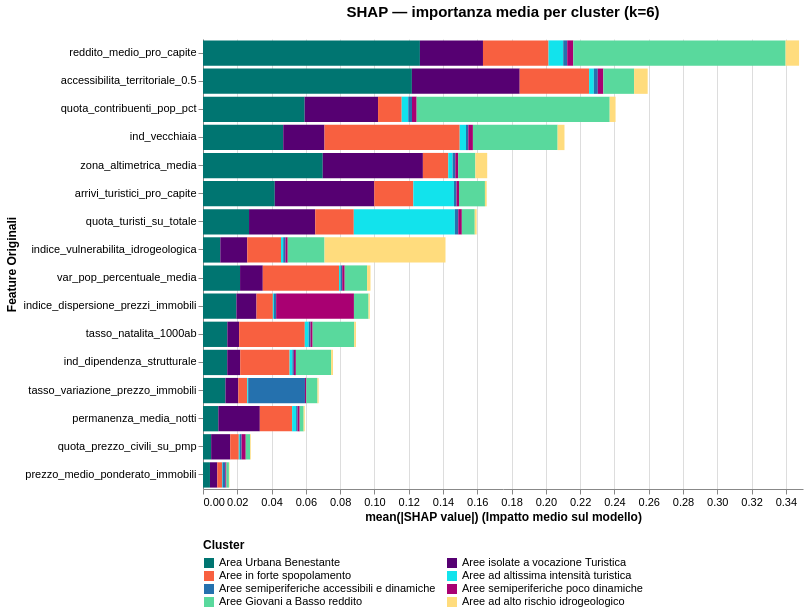

Write the Vega-Lite specification saved for this chart.
### Vega-Lite specification from a JSON file in a GitHub repository (floating-point values rounded to 4 significant figures)
{"background": "transparent", "view": {"stroke": "transparent"}, "axis": {"labelFontSize": 11, "titleFontSize": 12}, "header": {"labelFontSize": 11, "titleFontSize": 12}, "legend": {"titleFontSize": 12, "labelFontSize": 11}, "data": {"name": "data-a3a7c9bc78f72621f8b6fd84b81d434c"}, "mark": {"type": "bar"}, "config": {"axis": {"labelFontSize": 11, "titleFontSize": 12}, "background": "transparent", "header": {"labelFontSize": 11, "titleFontSize": 12}, "legend": {"titleFontSize": 12, "labelFontSize": 11}, "view": {"stroke": "transparent"}}, "encoding": {"color": {"field": "Cluster", "legend": {"columns": 2, "labelLimit": 300, "orient": "bottom", "title": "Cluster"}, "scale": {"domain": ["Area Urbana Benestante", "Aree isolate a vocazione Turistica", "Aree in forte spopolamento", "Aree ad altissima intensità turistica", "Aree semiperiferiche accessibili e dinamiche", "Aree semiperiferiche poco dinamiche", "Aree Giovani a Basso reddito", "Aree ad alto rischio idrogeologico"], "range": ["#007571", "#560072", "#F86040", "#12E3EC", "#2571AE", "#A90072", "#59D99D", "#FFDC7D"]}, "sort": ["Area Urbana Benestante", "Aree isolate a vocazione Turistica", "Aree in forte spopolamento", "Aree ad altissima intensità turistica", "Aree semiperiferiche accessibili e dinamiche", "Aree semiperiferiche poco dinamiche", "Aree Giovani a Basso reddito", "Aree ad alto rischio idrogeologico"], "type": "nominal"}, "opacity": {"condition": {"param": "param_3", "value": 1.0}, "value": 0.1}, "tooltip": [{"field": "Feature", "type": "nominal"}, {"field": "Cluster", "type": "nominal"}, {"field": "Mean_SHAP", "type": "quantitative"}], "x": {"axis": {"grid": true}, "field": "Mean_SHAP", "title": "mean(|SHAP value|) (Impatto medio sul modello)", "type": "quantitative"}, "y": {"axis": {"labelExpr": "datum.value == 'numero_comuni' ? 'Numero Comuni' : datum.value == 'indice_dipendenza_medio' ? 'ind_dipendenza_strutturale' : datum.value == 'indice_natalita_medio' ? 'tasso_natalita_1000ab' : datum.value == 'indice_anzianita_medio' ? 'ind_vecchiaia' : datum.value == 'variazione_pop_pct_media' ? 'var_pop_percentuale_media' : datum.value == 'reddito_medio_pro_capite' ? 'reddito_medio_pro_capite' : datum.value == 'quota_contribuenti_su_popolazione' ? 'quota_contribuenti_pop_pct' : datum.value == 'zona_altimetrica_media' ? 'zona_altimetrica_media' : datum.value == 'Percentuale_Turisti' ? 'quota_turisti_su_totale' : datum.value == 'permanenza_media_notti' ? 'permanenza_media_notti' : datum.value == 'arrivi_pro_capite' ? 'arrivi_turistici_pro_capite' : datum.value == 'PMP' ? 'prezzo_medio_ponderato_immobili' : datum.value == 'IDP' ? 'indice_dispersione_prezzi_immobili' : datum.value == 'TVP' ? 'tasso_variazione_prezzo_immobili' : datum.value == 'IMX' ? 'quota_prezzo_civili_su_pmp' : datum.value == 'accessibilita_alpha_0.5' ? 'accessibilita_territoriale_0.5' : datum.value == 'IVI_alto_rischio' ? 'indice_vulnerabilita_idrogeologica' : datum.value"}, "field": "Feature", "sort": "-x", "title": "Feature Originali", "type": "nominal"}}, "height": 450, "params": [{"name": "param_3", "select": {"type": "point", "fields": ["Cluster"]}, "bind": "legend"}], "title": {"text": "SHAP — importanza media per cluster (k=6)", "anchor": "middle", "dy": -15, "fontSize": 15, "fontWeight": "bold"}, "width": 600, "$schema": "https://vega.github.io/schema/vega-lite/v5.20.1.json", "datasets": {"data-a3a7c9bc78f72621f8b6fd84b81d434c": [{"Feature": "indice_natalita_medio", "Cluster": "Area Urbana Benestante", "Mean_SHAP": 0.0142}, {"Feature": "indice_anzianita_medio", "Cluster": "Area Urbana Benestante", "Mean_SHAP": 0.04681}, {"Feature": "indice_dipendenza_medio", "Cluster": "Area Urbana Benestante", "Mean_SHAP": 0.01415}, {"Feature": "variazione_pop_pct_media", "Cluster": "Area Urbana Benestante", "Mean_SHAP": 0.02162}, {"Feature": "reddito_medio_pro_capite", "Cluster": "Area Urbana Benestante", "Mean_SHAP": 0.1265}, {"Feature": "quota_contribuenti_su_popolazione", "Cluster": "Area Urbana Benestante", "Mean_SHAP": 0.05931}, {"Feature": "arrivi_pro_capite", "Cluster": "Area Urbana Benestante", "Mean_SHAP": 0.04187}, {"Feature": "permanenza_media_notti", "Cluster": "Area Urbana Benestante", "Mean_SHAP": 0.00895}, {"Feature": "Percentuale_Turisti", "Cluster": "Area Urbana Benestante", "Mean_SHAP": 0.02686}, {"Feature": "accessibilita_alpha_0.5", "Cluster": "Area Urbana Benestante", "Mean_SHAP": 0.1219}, {"Feature": "PMP", "Cluster": "Area Urbana Benestante", "Mean_SHAP": 0.004062}, {"Feature": "IDP", "Cluster": "Area Urbana Benestante", "Mean_SHAP": 0.01949}, {"Feature": "TVP", "Cluster": "Area Urbana Benestante", "Mean_SHAP": 0.01308}, {"Feature": "IMX", "Cluster": "Area Urbana Benestante", "Mean_SHAP": 0.004753}, {"Feature": "IVI_alto_rischio", "Cluster": "Area Urbana Benestante", "Mean_SHAP": 0.01009}, {"Feature": "zona_altimetrica_media", "Cluster": "Area Urbana Benestante", "Mean_SHAP": 0.06986}, {"Feature": "indice_natalita_medio", "Cluster": "Aree isolate a vocazione Turistica", "Mean_SHAP": 0.006899}, {"Feature": "indice_anzianita_medio", "Cluster": "Aree isolate a vocazione Turistica", "Mean_SHAP": 0.02407}, {"Feature": "indice_dipendenza_medio", "Cluster": "Aree isolate a vocazione Turistica", "Mean_SHAP": 0.007561}, {"Feature": "variazione_pop_pct_media", "Cluster": "Aree isolate a vocazione Turistica", "Mean_SHAP": 0.01326}, {"Feature": "reddito_medio_pro_capite", "Cluster": "Aree isolate a vocazione Turistica", "Mean_SHAP": 0.03679}, {"Feature": "quota_contribuenti_su_popolazione", "Cluster": "Aree isolate a vocazione Turistica", "Mean_SHAP": 0.04282}, {"Feature": "arrivi_pro_capite", "Cluster": "Aree isolate a vocazione Turistica", "Mean_SHAP": 0.05805}, {"Feature": "permanenza_media_notti", "Cluster": "Aree isolate a vocazione Turistica", "Mean_SHAP": 0.0242}, {"Feature": "Percentuale_Turisti", "Cluster": "Aree isolate a vocazione Turistica", "Mean_SHAP": 0.03861}, {"Feature": "accessibilita_alpha_0.5", "Cluster": "Aree isolate a vocazione Turistica", "Mean_SHAP": 0.06289}, {"Feature": "PMP", "Cluster": "Aree isolate a vocazione Turistica", "Mean_SHAP": 0.004276}, {"Feature": "IDP", "Cluster": "Aree isolate a vocazione Turistica", "Mean_SHAP": 0.01172}, {"Feature": "TVP", "Cluster": "Aree isolate a vocazione Turistica", "Mean_SHAP": 0.007523}, {"Feature": "IMX", "Cluster": "Aree isolate a vocazione Turistica", "Mean_SHAP": 0.01112}, {"Feature": "IVI_alto_rischio", "Cluster": "Aree isolate a vocazione Turistica", "Mean_SHAP": 0.01573}, {"Feature": "zona_altimetrica_media", "Cluster": "Aree isolate a vocazione Turistica", "Mean_SHAP": 0.05842}, {"Feature": "indice_natalita_medio", "Cluster": "Aree in forte spopolamento", "Mean_SHAP": 0.03829}, {"Feature": "indice_anzianita_medio", "Cluster": "Aree in forte spopolamento", "Mean_SHAP": 0.07887}, {"Feature": "indice_dipendenza_medio", "Cluster": "Aree in forte spopolamento", "Mean_SHAP": 0.0288}, {"Feature": "variazione_pop_pct_media", "Cluster": "Aree in forte spopolamento", "Mean_SHAP": 0.04447}, {"Feature": "reddito_medio_pro_capite", "Cluster": "Aree in forte spopolamento", "Mean_SHAP": 0.03825}, {"Feature": "quota_contribuenti_su_popolazione", "Cluster": "Aree in forte spopolamento", "Mean_SHAP": 0.01378}, {"Feature": "arrivi_pro_capite", "Cluster": "Aree in forte spopolamento", "Mean_SHAP": 0.02277}, {"Feature": "permanenza_media_notti", "Cluster": "Aree in forte spopolamento", "Mean_SHAP": 0.01883}, {"Feature": "Percentuale_Turisti", "Cluster": "Aree in forte spopolamento", "Mean_SHAP": 0.0225}, {"Feature": "accessibilita_alpha_0.5", "Cluster": "Aree in forte spopolamento", "Mean_SHAP": 0.04048}, {"Feature": "PMP", "Cluster": "Aree in forte spopolamento", "Mean_SHAP": 0.002742}, {"Feature": "IDP", "Cluster": "Aree in forte spopolamento", "Mean_SHAP": 0.009548}, {"Feature": "TVP", "Cluster": "Aree in forte spopolamento", "Mean_SHAP": 0.005191}, {"Feature": "IMX", "Cluster": "Aree in forte spopolamento", "Mean_SHAP": 0.005012}, {"Feature": "IVI_alto_rischio", "Cluster": "Aree in forte spopolamento", "Mean_SHAP": 0.01968}, {"Feature": "zona_altimetrica_media", "Cluster": "Aree in forte spopolamento", "Mean_SHAP": 0.01481}, {"Feature": "indice_natalita_medio", "Cluster": "Aree ad altissima intensità turistica", "Mean_SHAP": 0.00224}, {"Feature": "indice_anzianita_medio", "Cluster": "Aree ad altissima intensità turistica", "Mean_SHAP": 0.003654}, {"Feature": "indice_dipendenza_medio", "Cluster": "Aree ad altissima intensità turistica", "Mean_SHAP": 0.001617}, {"Feature": "variazione_pop_pct_media", "Cluster": "Aree ad altissima intensità turistica", "Mean_SHAP": 0.0008829}, {"Feature": "reddito_medio_pro_capite", "Cluster": "Aree ad altissima intensità turistica", "Mean_SHAP": 0.008554}, {"Feature": "quota_contribuenti_su_popolazione", "Cluster": "Aree ad altissima intensità turistica", "Mean_SHAP": 0.003845}, {"Feature": "arrivi_pro_capite", "Cluster": "Aree ad altissima intensità turistica", "Mean_SHAP": 0.02368}, {"Feature": "permanenza_media_notti", "Cluster": "Aree ad altissima intensità turistica", "Mean_SHAP": 0.002357}, {"Feature": "Percentuale_Turisti", "Cluster": "Aree ad altissima intensità turistica", "Mean_SHAP": 0.05894}, {"Feature": "accessibilita_alpha_0.5", "Cluster": "Aree ad altissima intensità turistica", "Mean_SHAP": 0.00275}, {"Feature": "PMP", "Cluster": "Aree ad altissima intensità turistica", "Mean_SHAP": 0.0003516}, {"Feature": "IDP", "Cluster": "Aree ad altissima intensità turistica", "Mean_SHAP": 0.000612}, {"Feature": "TVP", "Cluster": "Aree ad altissima intensità turistica", "Mean_SHAP": 0.0005591}, {"Feature": "IMX", "Cluster": "Aree ad altissima intensità turistica", "Mean_SHAP": 0.0005589}, {"Feature": "IVI_alto_rischio", "Cluster": "Aree ad altissima intensità turistica", "Mean_SHAP": 0.001287}, {"Feature": "zona_altimetrica_media", "Cluster": "Aree ad altissima intensità turistica", "Mean_SHAP": 0.002509}, {"Feature": "indice_natalita_medio", "Cluster": "Aree semiperiferiche accessibili e dinamiche", "Mean_SHAP": 0.001073}, {"Feature": "indice_anzianita_medio", "Cluster": "Aree semiperiferiche accessibili e dinamiche", "Mean_SHAP": 0.001371}, {"Feature": "indice_dipendenza_medio", "Cluster": "Aree semiperiferiche accessibili e dinamiche", "Mean_SHAP": 0.0008879}, {"Feature": "variazione_pop_pct_media", "Cluster": "Aree semiperiferiche accessibili e dinamiche", "Mean_SHAP": 0.0009795}, {"Feature": "reddito_medio_pro_capite", "Cluster": "Aree semiperiferiche accessibili e dinamiche", "Mean_SHAP": 0.002339}, {"Feature": "quota_contribuenti_su_popolazione", "Cluster": "Aree semiperiferiche accessibili e dinamiche", "Mean_SHAP": 0.002163}, {"Feature": "arrivi_pro_capite", "Cluster": "Aree semiperiferiche accessibili e dinamiche", "Mean_SHAP": 0.001512}, {"Feature": "permanenza_media_notti", "Cluster": "Aree semiperiferiche accessibili e dinamiche", "Mean_SHAP": 0.0008246}, {"Feature": "Percentuale_Turisti", "Cluster": "Aree semiperiferiche accessibili e dinamiche", "Mean_SHAP": 0.002009}, {"Feature": "accessibilita_alpha_0.5", "Cluster": "Aree semiperiferiche accessibili e dinamiche", "Mean_SHAP": 0.002325}, {"Feature": "PMP", "Cluster": "Aree semiperiferiche accessibili e dinamiche", "Mean_SHAP": 0.001586}, {"Feature": "IDP", "Cluster": "Aree semiperiferiche accessibili e dinamiche", "Mean_SHAP": 0.001307}, {"Feature": "TVP", "Cluster": "Aree semiperiferiche accessibili e dinamiche", "Mean_SHAP": 0.03312}, {"Feature": "IMX", "Cluster": "Aree semiperiferiche accessibili e dinamiche", "Mean_SHAP": 0.001042}, {"Feature": "IVI_alto_rischio", "Cluster": "Aree semiperiferiche accessibili e dinamiche", "Mean_SHAP": 0.001323}, {"Feature": "zona_altimetrica_media", "Cluster": "Aree semiperiferiche accessibili e dinamiche", "Mean_SHAP": 0.001593}, {"Feature": "indice_natalita_medio", "Cluster": "Aree semiperiferiche poco dinamiche", "Mean_SHAP": 0.001249}, {"Feature": "indice_anzianita_medio", "Cluster": "Aree semiperiferiche poco dinamiche", "Mean_SHAP": 0.002678}, {"Feature": "indice_dipendenza_medio", "Cluster": "Aree semiperiferiche poco dinamiche", "Mean_SHAP": 0.00116}, {"Feature": "variazione_pop_pct_media", "Cluster": "Aree semiperiferiche poco dinamiche", "Mean_SHAP": 0.001443}, {"Feature": "reddito_medio_pro_capite", "Cluster": "Aree semiperiferiche poco dinamiche", "Mean_SHAP": 0.003528}, {"Feature": "quota_contribuenti_su_popolazione", "Cluster": "Aree semiperiferiche poco dinamiche", "Mean_SHAP": 0.002726}, {"Feature": "arrivi_pro_capite", "Cluster": "Aree semiperiferiche poco dinamiche", "Mean_SHAP": 0.001436}, {"Feature": "permanenza_media_notti", "Cluster": "Aree semiperiferiche poco dinamiche", "Mean_SHAP": 0.001246}, {"Feature": "Percentuale_Turisti", "Cluster": "Aree semiperiferiche poco dinamiche", "Mean_SHAP": 0.002071}, {"Feature": "accessibilita_alpha_0.5", "Cluster": "Aree semiperiferiche poco dinamiche", "Mean_SHAP": 0.003224}, {"Feature": "PMP", "Cluster": "Aree semiperiferiche poco dinamiche", "Mean_SHAP": 0.0006407}, {"Feature": "IDP", "Cluster": "Aree semiperiferiche poco dinamiche", "Mean_SHAP": 0.04538}, {"Feature": "TVP", "Cluster": "Aree semiperiferiche poco dinamiche", "Mean_SHAP": 0.0008083}, {"Feature": "IMX", "Cluster": "Aree semiperiferiche poco dinamiche", "Mean_SHAP": 0.002437}, {"Feature": "IVI_alto_rischio", "Cluster": "Aree semiperiferiche poco dinamiche", "Mean_SHAP": 0.001318}, {"Feature": "zona_altimetrica_media", "Cluster": "Aree semiperiferiche poco dinamiche", "Mean_SHAP": 0.001639}, {"Feature": "indice_natalita_medio", "Cluster": "Aree Giovani a Basso reddito", "Mean_SHAP": 0.02426}, {"Feature": "indice_anzianita_medio", "Cluster": "Aree Giovani a Basso reddito", "Mean_SHAP": 0.04941}, {"Feature": "indice_dipendenza_medio", "Cluster": "Aree Giovani a Basso reddito", "Mean_SHAP": 0.02058}, {"Feature": "variazione_pop_pct_media", "Cluster": "Aree Giovani a Basso reddito", "Mean_SHAP": 0.01306}, {"Feature": "reddito_medio_pro_capite", "Cluster": "Aree Giovani a Basso reddito", "Mean_SHAP": 0.1239}, {"Feature": "quota_contribuenti_su_popolazione", "Cluster": "Aree Giovani a Basso reddito", "Mean_SHAP": 0.1126}, {"Feature": "arrivi_pro_capite", "Cluster": "Aree Giovani a Basso reddito", "Mean_SHAP": 0.01514}, {"Feature": "permanenza_media_notti", "Cluster": "Aree Giovani a Basso reddito", "Mean_SHAP": 0.002298}, {"Feature": "Percentuale_Turisti", "Cluster": "Aree Giovani a Basso reddito", "Mean_SHAP": 0.007529}, {"Feature": "accessibilita_alpha_0.5", "Cluster": "Aree Giovani a Basso reddito", "Mean_SHAP": 0.01795}, {"Feature": "PMP", "Cluster": "Aree Giovani a Basso reddito", "Mean_SHAP": 0.001458}, {"Feature": "IDP", "Cluster": "Aree Giovani a Basso reddito", "Mean_SHAP": 0.008506}, {"Feature": "TVP", "Cluster": "Aree Giovani a Basso reddito", "Mean_SHAP": 0.006497}, {"Feature": "IMX", "Cluster": "Aree Giovani a Basso reddito", "Mean_SHAP": 0.002518}, {"Feature": "IVI_alto_rischio", "Cluster": "Aree Giovani a Basso reddito", "Mean_SHAP": 0.02146}, {"Feature": "zona_altimetrica_media", "Cluster": "Aree Giovani a Basso reddito", "Mean_SHAP": 0.01005}, {"Feature": "indice_natalita_medio", "Cluster": "Aree ad alto rischio idrogeologico", "Mean_SHAP": 0.001021}, {"Feature": "indice_anzianita_medio", "Cluster": "Aree ad alto rischio idrogeologico", "Mean_SHAP": 0.004002}, {"Feature": "indice_dipendenza_medio", "Cluster": "Aree ad alto rischio idrogeologico", "Mean_SHAP": 0.00106}, {"Feature": "variazione_pop_pct_media", "Cluster": "Aree ad alto rischio idrogeologico", "Mean_SHAP": 0.001995}, {"Feature": "reddito_medio_pro_capite", "Cluster": "Aree ad alto rischio idrogeologico", "Mean_SHAP": 0.007857}, {"Feature": "quota_contribuenti_su_popolazione", "Cluster": "Aree ad alto rischio idrogeologico", "Mean_SHAP": 0.003415}, {"Feature": "arrivi_pro_capite", "Cluster": "Aree ad alto rischio idrogeologico", "Mean_SHAP": 0.001019}, {"Feature": "permanenza_media_notti", "Cluster": "Aree ad alto rischio idrogeologico", "Mean_SHAP": 0.000646}, {"Feature": "Percentuale_Turisti", "Cluster": "Aree ad alto rischio idrogeologico", "Mean_SHAP": 0.001114}, {"Feature": "accessibilita_alpha_0.5", "Cluster": "Aree ad alto rischio idrogeologico", "Mean_SHAP": 0.007917}, {"Feature": "PMP", "Cluster": "Aree ad alto rischio idrogeologico", "Mean_SHAP": 0.0003366}, {"Feature": "IDP", "Cluster": "Aree ad alto rischio idrogeologico", "Mean_SHAP": 0.0007137}, {"Feature": "TVP", "Cluster": "Aree ad alto rischio idrogeologico", "Mean_SHAP": 0.0006581}, {"Feature": "IMX", "Cluster": "Aree ad alto rischio idrogeologico", "Mean_SHAP": 0.0004137}, {"Feature": "IVI_alto_rischio", "Cluster": "Aree ad alto rischio idrogeologico", "Mean_SHAP": 0.07058}, {"Feature": "zona_altimetrica_media", "Cluster": "Aree ad alto rischio idrogeologico", "Mean_SHAP": 0.006905}]}}
